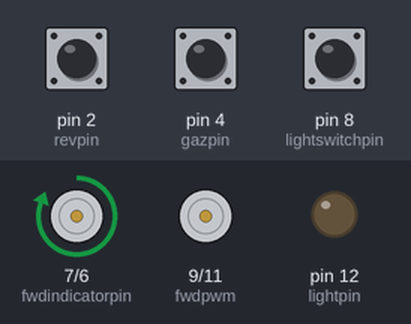
Bench run of a sketch on a simulated Arduino Uno, built with avr-gcc and run on an emulated ATmega328P. On the bench: motor-driver pin pairs drawn as motors (green arrow = first pin HIGH = forward, orange = second pin HIGH = backward, longer = more drive), output pins drawn as LEDs (lit = HIGH). The test bench sets the inputs (shaded band); at power-on: pin 4 (gazpin) HIGH, pin 2 (revpin) HIGH, pin 8 (lightswitchpin) HIGH.

Above: at 1.2 s.
1.3 s: pin 4 (gazpin) pulled LOW for 0.15 s
At 1.46 s:
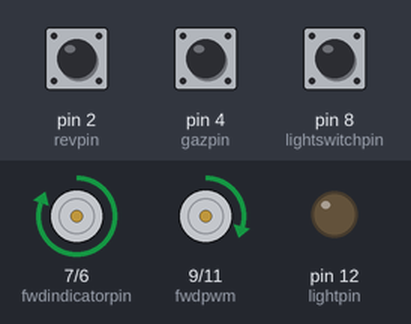
3.1 s: pin 2 (revpin) pulled LOW for 0.15 s
At 3.17 s:
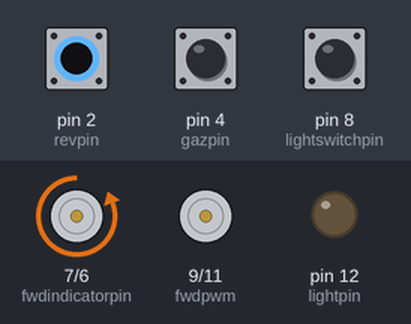
4.7 s: pin 8 (lightswitchpin) pulled LOW for 0.15 s
At 5.3 s:
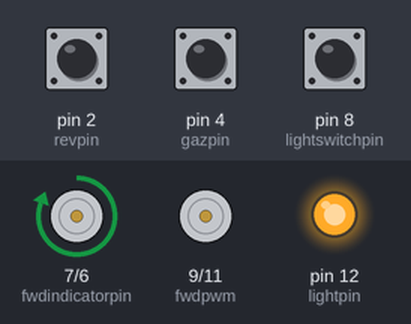
6.3 s: pin 2 (revpin) pulled LOW for 1 s
At 7.1 s:
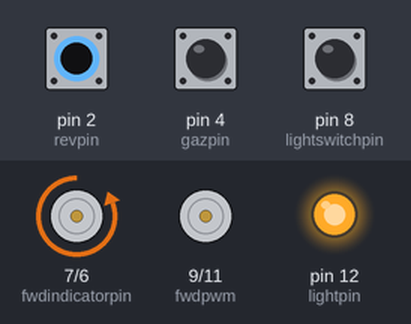
8.8 s: pin 4 (gazpin) pulled LOW for 1 s
At 9.62 s:
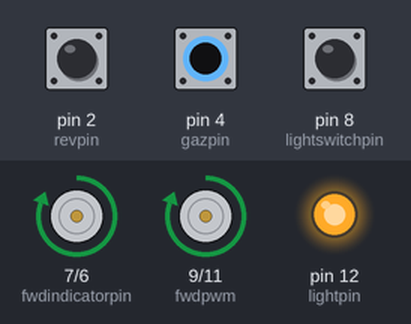
11.8 s: pin 4 (gazpin) pulled LOW for 3.2 s
At 11.96 s:
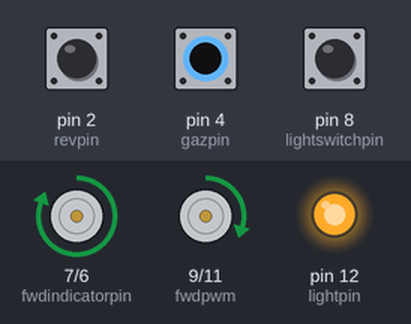
Timing chart, 0 to 17.4 s (numbered marks = the images above; inputs shaded):
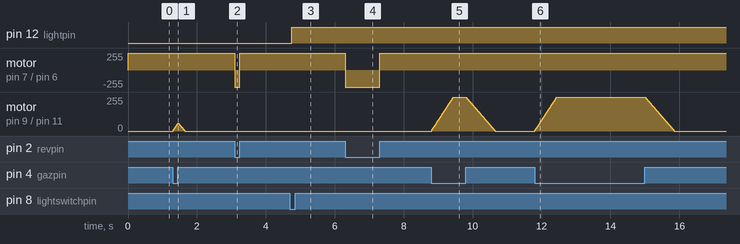

Measured:
- after the input at 1.3 s, motor on pin 9 (fwdpwm) / pin 11 (revpwm): rises from stopped to forward 60/255 in 0.14 s, then falls to stopped in 0.20 s
- after the input at 3.1 s, motor on pin 7 (fwdindicatorpin) / pin 6 (revindicatorpin): forward 255/255 → backward 255/255 at once, → forward 255/255 0.15 s later
- after the input at 4.7 s, pin 12 (lightpin): LOW → HIGH after 0.05 s
- after the input at 6.3 s, motor on pin 7 (fwdindicatorpin) / pin 6 (revindicatorpin): forward 255/255 → backward 255/255 at once, → forward 255/255 1.0 s later
- after the input at 8.8 s, motor on pin 9 (fwdpwm) / pin 11 (revpwm): rises from stopped to forward 255/255 in 0.63 s, then falls to stopped in 1.2 s
- after the input at 11.8 s, motor on pin 9 (fwdpwm) / pin 11 (revpwm): rises from stopped to forward 255/255 in 0.63 s, then falls to stopped in 3.4 s

The sketch:

arduino_powerwheels.ino
```cpp
/*****************************************************************************************************************************************/
//Power wheels drive-by-wire controller code
//By Mom's Mechanic
/*****************************************************************************************************************************************/
// Variables, Defines
/*****************************************************************************************************************************************/
// Direction
#define forward_mode    1
#define stopped    0
#define reverse_mode   -1

// Commands
#define cmd_none   0
#define cmd_fwd    1
#define cmd_rev    3

// Input definitions
#define ON  LOW
#define OFF  HIGH

// Input pin definitions
#define gazpin 4  // High speed
#define revpin  2  // Reverse
#define fwdindicatorpin 7
#define revindicatorpin 6
#define lightswitchpin 8
#define lightpin 12

// Output pin definitions
#define fwdpwm 9   // PWM for forward
#define revpwm 11  // PWM for reverse

// Variables
int pwmspeed=0;            // To store current commanded speed: value may be from -255 (reverse) to 255 (forward). Zero means stopped
byte command;              // to store Commands
boolean revstate = false;
boolean lighton = false;
int lightbuttonstate;
int lastlightbuttonstate = OFF;

// Values for accel/decel/braking
#define accel_rate  4
#define decel_rate    3
#define brake_rate    6

// Value for delay when changing direction without stopping first
#define directionchangedelay 1000

// values for maximum commanded motor speed (maximum is 255 for forward directions, and -255 for reverse)
#define maxfwd  255
#define maxrev  -255

/*****************************************************************************************************************************************/

long lastDebounceTime = 0;  // the last time the output pin was toggled
long debounceDelay = 50;

void setup()
{
  //Serial.begin(9600);
  // Set up input & output pin modes
  pinMode(lightswitchpin,INPUT_PULLUP);
  pinMode(gazpin,INPUT_PULLUP);
  pinMode(revpin,INPUT_PULLUP);
  pinMode(lightpin,OUTPUT);
  pinMode(fwdpwm,OUTPUT);
  pinMode(revpwm,OUTPUT);
  pinMode(fwdindicatorpin,OUTPUT);
  pinMode(revindicatorpin,OUTPUT);
}

void loop()
{
  //read the pin statuses
  command=readCommand();
  displayDirectionStatus();
  setLightState(lighton);
  switch(command)
  {
    case cmd_none:
    {
      if(pwmspeed != 0){
        //Serial.println("slowdown");
        slowdown();
      }
      break;
    }
    case cmd_fwd:
    {
      //Serial.println("forward");
      forward();
      break;
    }
    case cmd_rev:
    {
      //Serial.println("reverse");
      reverse();
      break;
    }
    default:
    {
      //Error! ALL STOP!
      //Serial.println("ALLSTOP!");
      allstop();
      break;
    }
  }
}

/*****************************************************************************************************************************************/
int readCommand(){
  // Read the input pins and return a value for the current input state
  int count=0;
  if(digitalRead(gazpin)==ON){
    //Serial.println("gazpinON");
    count+=1;
  }
  revstate = (digitalRead(revpin)==ON);

  if(count > 0 && revstate){
    //Serial.println("revpinON");
    count+=2;
  }

  int actuallightbuttonstate = digitalRead(lightswitchpin);

  if (actuallightbuttonstate != lastlightbuttonstate) {
    lastDebounceTime = millis();
  }

  if ((millis() - lastDebounceTime) > debounceDelay) {
    // whatever the reading is at, it's been there for longer
    // than the debounce delay, so take it as the actual current state:

    // if the button state has changed:
    if (actuallightbuttonstate != lightbuttonstate) {
      lightbuttonstate = actuallightbuttonstate;

      // only toggle the LED if the new button state is HIGH
      if (lightbuttonstate == ON) {
        lighton = !lighton;
      }
    }
  }
  lastlightbuttonstate = actuallightbuttonstate;
  revstate = (digitalRead(revpin)==ON);

  return count;
}
/*****************************************************************************************************************************************/
/*****************************************************************************************************************************************/
void slowdown(){
  // slows vehicle down when pedal is released
  if(pwmspeed>0){ // motor is currently set to forward
    pwmspeed-=decel_rate;
    if(pwmspeed<0){
      pwmspeed=0;
    }
  } else
  if(pwmspeed<0){ // motor is current set to reverse
    pwmspeed+=decel_rate;
    if(pwmspeed>0){
      pwmspeed=0;
    }
  }
  commandMotor();
}
/*****************************************************************************************************************************************/
void forward(){
  if(pwmspeed==0){ // go from stopped to fwd2
    accelerate(forward_mode);
  } else
  if(pwmspeed<0){ // go from reverse to fwd2
    brake();
  } else
  if(pwmspeed<maxfwd){  // continue to accelerate to fwd2
    accelerate(forward_mode);
  }
}
/*****************************************************************************************************************************************/
void reverse(){
  if(pwmspeed==0){   // go from stopped to reverse
    accelerate(reverse_mode);           // change to acceratehi() if you want to reverse at a quicker rate!
  } else
  if(pwmspeed>0){   // go from fwd1/2 to reverse
    brake();
  } else
  if(pwmspeed>maxrev){        // continue to accelerate to reverse
    accelerate(reverse_mode);           // change to acceratehi() if you want to reverse at a quicker rate!
  }
}
/*****************************************************************************************************************************************/
void allstop(){
  // Emergency brake! Used when Error condition detected
  pwmspeed=0;
  commandMotor();
  delay(3000); // delay before starting up again
}
/*****************************************************************************************************************************************/
/*****************************************************************************************************************************************/
void accelerate(int direction){

  pwmspeed+=(direction * accel_rate);
  if (pwmspeed>maxfwd) {
    pwmspeed = maxfwd;
  }
  if (pwmspeed<maxrev) {
    pwmspeed = maxrev;
  }
  commandMotor();
}
/*****************************************************************************************************************************************/
void brake(){
  // Stop at high rate, used when lever is changed direction and pedal is pressed before vehicle has come to a stop.
  if(pwmspeed>0){  // slow from forward direction
    pwmspeed-=brake_rate;
    if(pwmspeed<0){
      pwmspeed=0;
    }
  } else
  if(pwmspeed<0){  // slow from reverse direction
    pwmspeed+=brake_rate;
    if(pwmspeed>0){
      pwmspeed=0;
    }
  }
  commandMotor();
  if(pwmspeed==0){    // add a delay (that'll teach 'em not to mess around with the lever!)
    delay(directionchangedelay);
  }
}
/*****************************************************************************************************************************************/
/*****************************************************************************************************************************************/
void commandMotor(){
  //Serial.println(pwmspeed);
  delay(10);
  // send the command to the motor
  if(pwmspeed==0){ // All stopped
    analogWrite(fwdpwm,0);
    analogWrite(revpwm,0);
  } else
  if(pwmspeed>0){ // forward motion
    analogWrite(revpwm,0);
    analogWrite(fwdpwm,pwmspeed);
  } else {  // reverse motion
    analogWrite(fwdpwm,0);
    analogWrite(revpwm,-1*pwmspeed);
  }
}
/*****************************************************************************************************************************************/
void displayDirectionStatus() {
  if (pwmspeed < 0) {
    digitalWrite(revindicatorpin, HIGH);
    digitalWrite(fwdindicatorpin, LOW);
  }
  if (pwmspeed > 0) {
    digitalWrite(fwdindicatorpin, HIGH);
    digitalWrite(revindicatorpin, LOW);
  }
  if (pwmspeed == 0) {
    if (revstate) {
      digitalWrite(revindicatorpin, HIGH);
      digitalWrite(fwdindicatorpin, LOW);
    } else {
      digitalWrite(fwdindicatorpin, HIGH);
      digitalWrite(revindicatorpin, LOW);
    }
  }
}

void setLightState(boolean state) {
  if (state) {
    digitalWrite(lightpin, HIGH);
  } else {
    digitalWrite(lightpin, LOW);
  }
}
```
